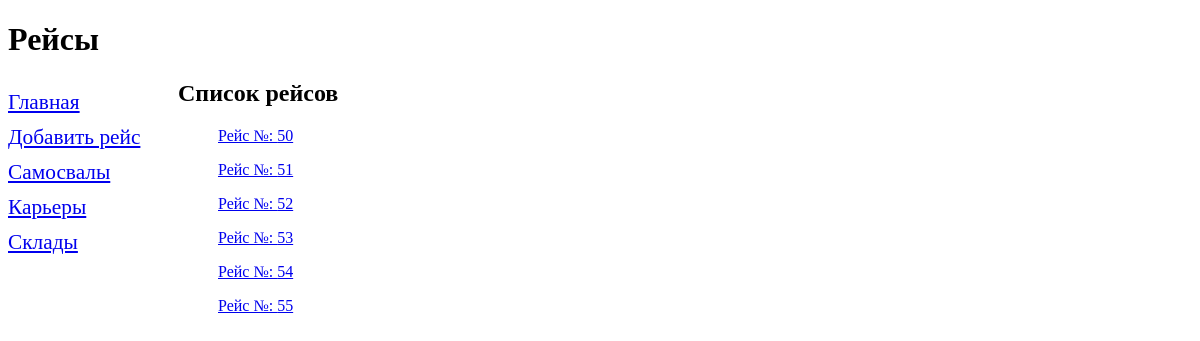
Before: / with the older database file.
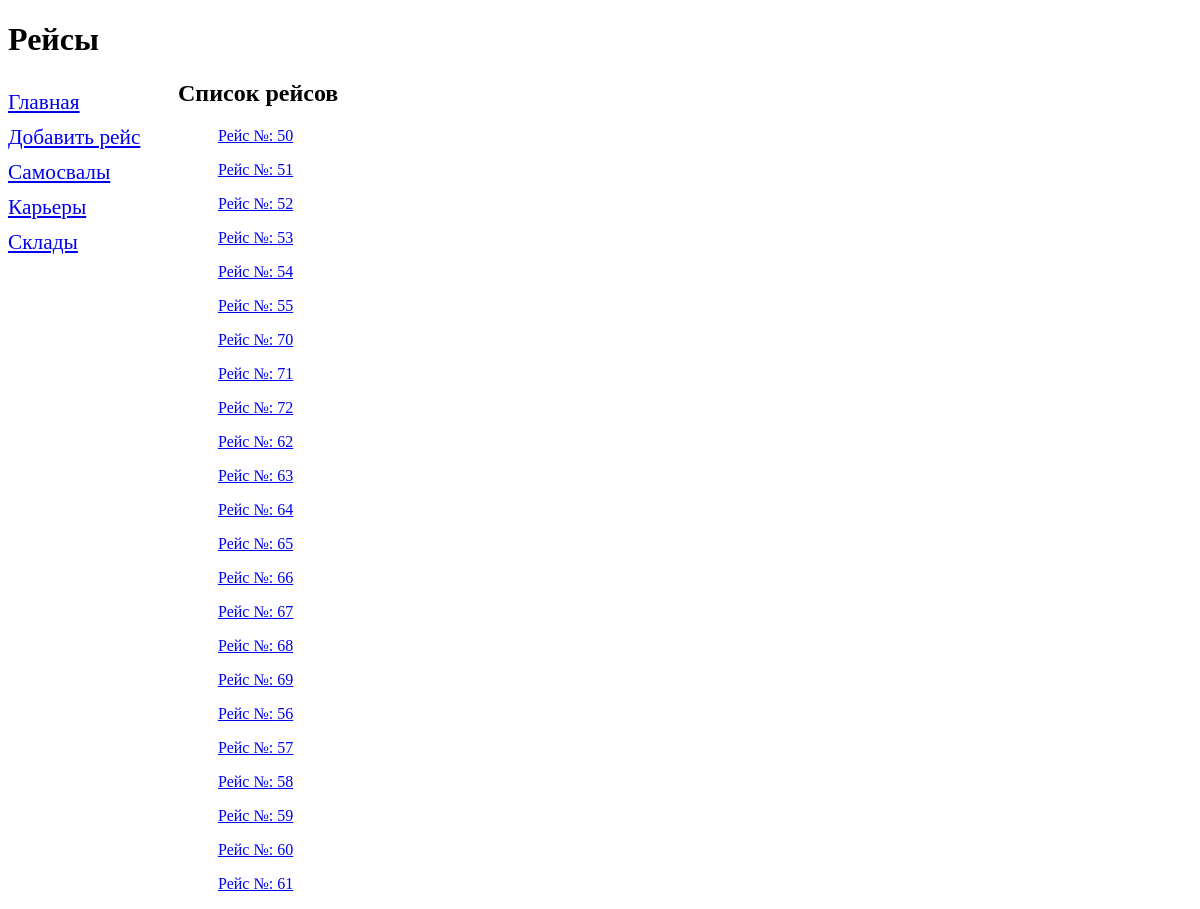
After: the same page with the newer database file.
### constr/models.py (models this page shows)
class Flights(models.Model):
    date_Flight = models.DateTimeField(verbose_name='Дата рейса')
    truck_id = models.ForeignKey('Trucks', on_delete=models.PROTECT, verbose_name='Самосвал')
    career_id = models.ForeignKey('Сareers', on_delete=models.PROTECT, verbose_name='Карьер')
    warehouse_id = models.ForeignKey('Warehouses', on_delete=models.PROTECT, verbose_name='Склад')
    weight = models.FloatField(verbose_name='Вес')
    coordinates = models.CharField(max_length=50, verbose_name='Координаты выгрузки')
    completed = models.BooleanField(default=True, verbose_name='Рейс завершен')
    date = models.DateTimeField(auto_now_add=True)
    class Meta:
        verbose_name_plural = 'Рейсы'
        verbose_name = 'Рейс'
        ordering = ['date_Flight']

### constr/views.py (the view)
# urls.py: path('',index, name='index'),
def index(request):
    flights = Flights.objects.all()
    context = {'flights': flights}
    return render(request, 'index.html', context)

### constr/templates/index.html (shortened to what this page needs)
{% extends "layout/basic.html" %}
        {% block content %}
<body>
<h2>Список рейсов</h2>
    {% for flight in flights %}
    <div>
        <ul>
        <a href="flight/{{ flight.id }}/">Рейс №: {{ flight.id }}</a>
        </ul>
    </div>
    {% endfor %}
{% endblock %}

Changed rows visible on the page:
added Flights: id "70"
added Flights: id "71"
added Flights: id "72"
added Flights: id "62"
added Flights: id "63"
added Flights: id "64"
added Flights: id "65"
added Flights: id "66"
added Flights: id "67"
added Flights: id "68"
added Flights: id "69"
added Flights: id "56"
added Flights: id "57"
added Flights: id "58"
added Flights: id "59"
added Flights: id "60"
added Flights: id "61"
